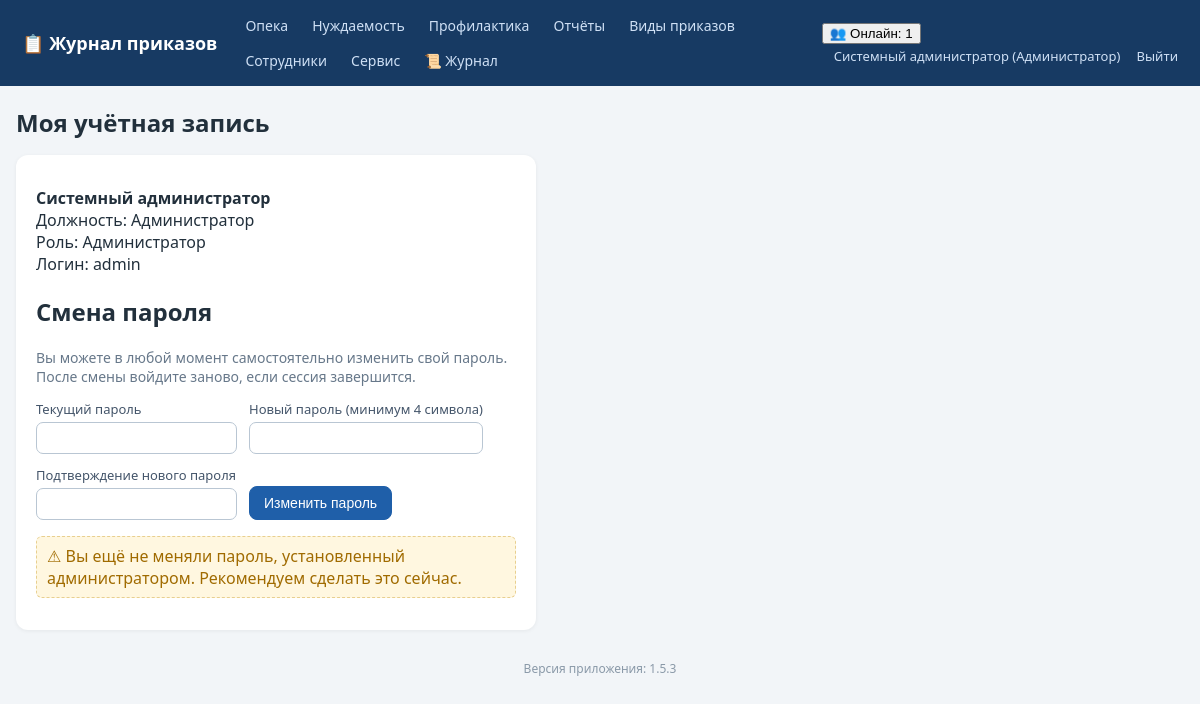
The app's page /profile (signed in) with its own data.
### tables this page shows
CREATE TABLE employees (
    id INTEGER PRIMARY KEY AUTOINCREMENT,
    full_name TEXT NOT NULL,
    position TEXT NOT NULL DEFAULT '',
    login TEXT UNIQUE,
    password_hash TEXT,
    pwd_changed_at TEXT,           -- дата последней самостоятельной смены пароля
    role_id INTEGER REFERENCES roles(id)
);

CREATE TABLE roles (
    id INTEGER PRIMARY KEY AUTOINCREMENT,
    name TEXT UNIQUE NOT NULL
);

### app.py (the view, shortened to what this page needs)
@app.route('/profile', methods=['GET', 'POST'])
def profile():
    user = current_user()
    return render_template('profile.html')

### app.py (called while the page is built, shortened)
def has_request_context_safe():
    try:
        from flask import has_request_context
        return has_request_context()
    except Exception:
        return False

def _session_signature(uid):
    raw = request.cookies.get(app.config['SESSION_COOKIE_NAME'], '')
    if not raw:
        return ''

def _db_touch_throttled(key, min_interval=10.0):
    now = time.time()
    last = _DB_TOUCH_TS.get(key, 0)
    if now - last >= min_interval:
        _DB_TOUCH_TS[key] = now
        return True
    return False

def db_cleanup_active_sessions(cutoff):
    try:
        conn = get_db()
        conn.execute('DELETE FROM active_sessions WHERE last_seen < ?', (cutoff,))
        conn.commit()
        conn.close()
    except Exception:
        pass

def touch_active_session(uid):
    sid = _session_signature(uid)
    ip = request.remote_addr if has_request_context_safe() else ''
    now = time.time()
    with ACTIVE_SESSIONS_LOCK:
        ACTIVE_SESSIONS[(uid, sid)] = {'last_seen': now, 'ip': ip}
    if _db_touch_throttled((uid, sid)):
        db_touch_active_session(uid, sid, ip)

def cleanup_active_sessions():
    cutoff = time.time() - ACTIVE_TIMEOUT
    with ACTIVE_SESSIONS_LOCK:
        expired = [k for k, v in ACTIVE_SESSIONS.items()
                   if v['last_seen'] < cutoff]
        for k in expired:
            del ACTIVE_SESSIONS[k]
    db_cleanup_active_sessions(cutoff)

@app.before_request
def _mark_tls_noise_context():
    try:
        from flask import g as _fg
        _tls_noise_ctx.g = _fg
    except Exception:
        pass

def get_db():
    conn = sqlite3.connect(DB_PATH)
    conn.row_factory = sqlite3.Row
    conn.execute('PRAGMA foreign_keys = ON')
    return conn

def current_user():
    uid = session.get('user_id')
    if not uid:
        return None
    conn = get_db()
    u = conn.execute('SELECT e.*, r.name AS role_name FROM employees e '
                     'LEFT JOIN roles r ON r.id=e.role_id WHERE e.id=?', (uid,)).fetchone()
    conn.close()
    return u

def can_access_journal(user, journal):
    if not user:
        return False
    if user['role_name'] in FULL_DATA_ROLES:  # админ и начальник — полный доступ
        return True
    return user['role_name'] in ROLE_ACCESS[journal]

### templates/profile.html (shortened to what this page needs)
{% extends 'base.html' %}
{% block content %}
<h1>Моя учётная запись</h1>
<div class="panel narrow">
  <p><b>{{ cu.full_name }}</b><br>
     Должность: {{ cu.position or '—' }}<br>
     Роль: {{ cu.role_name }}<br>
     Логин: {{ cu.login or '—' }}</p>
  {% if cu.login %}
  <h2>Смена пароля</h2>
  <p class="muted">Вы можете в любой момент самостоятельно изменить свой пароль.
     После смены войдите заново, если сессия завершится.</p>
  <form method="post" autocomplete="off">
    <label>Текущий пароль
      <input type="password" name="old_password" required autocomplete="current-password"></label>
    <label>Новый пароль (минимум 4 символа)
      <input type="password" name="new_password" required minlength="4" autocomplete="new-password"></label>
    <label>Подтверждение нового пароля
      <input type="password" name="confirm_password" required minlength="4" autocomplete="new-password"></label>
    <button class="btn primary">Изменить пароль</button>
  </form>
  {% if cu.pwd_changed_at %}
  <p class="muted">Пароль последний раз изменялся: {{ cu.pwd_changed_at }}</p>
  {% else %}
  <p class="warn-note">⚠ Вы ещё не меняли пароль, установленный администратором. Рекомендуем сделать это сейчас.</p>
  {% endif %}
  {% else %}
  <p class="muted">Для вашей учётной записи вход не настроен (логин не назначен).
     Обратитесь к администратору.</p>
  {% endif %}
</div>
{% endblock %}

### templates/base.html (shortened to what this page needs)
<!DOCTYPE html>
<html lang="ru">
<head>
<link rel="stylesheet" href="{{ url_for('static', filename='style.css') }}">
</head>
<body>
<header class="topbar no-print">
  <div class="brand"><a href="{{ url_for('index') }}">📋 Журнал приказов</a></div>
  <nav>
    {% for j, t in accessible_journals %}
      <a href="{{ url_for('journal_list', journal=j) }}">{{ t }}</a>
    {% endfor %}
    {% if cu and cu.role_name in ['Администратор','Начальник отдела','Куратор'] %}
      <a href="{{ url_for('reports') }}">Отчёты</a>
    {% endif %}
    <a href="{{ url_for('order_types') }}">Виды приказов</a>
    {% if cu and cu.role_name == 'Администратор' %}
      <a href="{{ url_for('employees') }}">Сотрудники</a>
      <a href="{{ url_for('service') }}">Сервис</a>
      <a href="{{ url_for('logs_view') }}" title="Журнал логирования">📜 Журнал</a>
    {% endif %}
  </nav>
  <div class="userbox">
    {% if cu %}
      {% if active_users is not none %}
        <div class="online" id="onlineBox" title="Сотрудники, работавшие в системе за последние {{ (active_timeout // 60) or 1 }} мин. Обновляется автоматически.">
          <button type="button" class="online-toggle" onclick="toggleOnline()">👥 Онлайн: {{ active_users|length }}</button>
        </div>
      {% endif %}
      <a href="{{ url_for('profile') }}" title="Сменить пароль">{{ cu.full_name }} ({{ cu.role_name }})</a>
      <a href="{{ url_for('logout') }}">Выйти</a>
    {% endif %}
  </div>
</header>
<main class="container">
  {% block content %}{% endblock %}
</main>
<footer class="foot no-print">Версия приложения: {{ app_version }}</footer>
</body>
</html>

### static/style.css (style rules this page uses)
:root { --bs:#1f5fa9;--bg:#f2f5f8;--tx:#22303c; }
* { box-sizing:border-box }
body { margin:0;font-family:"Segoe UI",Arial,sans-serif;background:var(--bg);color:var(--tx); }
a { color:var(--bs); }
.topbar { display:flex;align-items:center;gap:18px;flex-wrap:wrap;background:#173a63;color:#fff;padding:10px 22px; }
.topbar .brand a { color:#fff;font-weight:700;font-size:18px;text-decoration:none; }
.topbar nav { display:flex;gap:4px;flex-wrap:wrap;flex:1; }
.topbar nav a { color:#cfe0f5;text-decoration:none;padding:6px 10px;border-radius:6px;font-size:14px; }
.userbox a { color:#cfe0f5;text-decoration:none;font-size:13px;margin-left:12px; }
.container { max-width:1200px;margin:20px auto;padding:0 16px; }
h1 { font-size:24px; }
.panel { background:#fff;border-radius:12px;padding:16px 20px;margin:16px 0;box-shadow:0 1px 4px rgba(0,0,0,.06); }
.panel.narrow { max-width:520px; }
.panel form { display:flex;flex-wrap:wrap;gap:12px;align-items:end; }
label { display:flex;flex-direction:column;font-size:13px;gap:4px;color:#44556a; }
input,select { padding:7px 9px;border:1px solid #b9c6d3;border-radius:7px;font-size:14px;background:#fff; }
.btn { display:inline-block;padding:8px 14px;border-radius:8px;border:1px solid #b9c6d3;background:#fff;color:var(--tx);cursor:pointer;font-size:14px;text-decoration:none; }
.btn.primary { background:var(--bs);border-color:var(--bs);color:#fff; }
.muted { color:#67788a;font-size:14px; }
.foot { text-align:center;color:#8a99a8;font-size:12px;margin:30px 0; }
.warn-note { color:#a06b00;background:#fff7e0;border:1px dashed #e8cf8f;padding:8px 10px;border-radius:6px; }

### records on screen
employees: full_name "Системный администратор", position "Администратор", login "admin"
roles: role_name "Администратор"

### other values on screen
{{ t }} "Опека" "Нуждаемость" "Профилактика"
{{ active_users|length }} "1"
{{ app_version }} "1.5.3"
